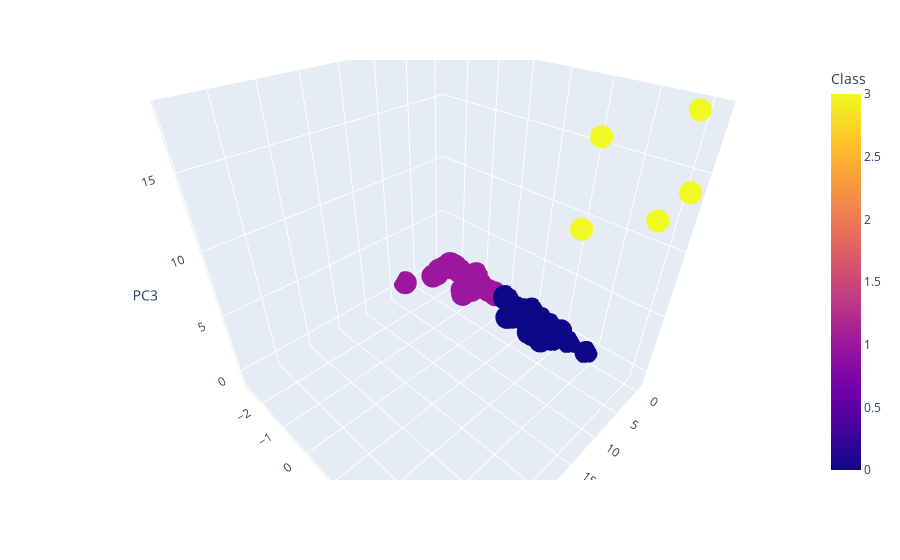

This figure's notebook cell:
### Markdown cell above
### Visualizing Results

#### 3D-Scatter with Clusters

### Code cell
# Create a 3D-Scatter with the PCA data and the clusters
fig = px.scatter_3d(clustered_crypto_df, x="PC1", y="PC2", z="PC3", hover_name="CoinName", hover_data=["Algorithm"], color="Class",)
fig.show()

### Figure 1 — Plotly figure (JSON) as saved in the notebook; plotly's stock layout.template omitted (floating-point values rounded to 4 significant figures; data arrays with more than 128 entries replaced by an {"elided": "..."} marker saying what was removed)
{"data": [{"customdata": {"elided": "532x1 str values"}, "hovertemplate": "<b>%{hovertext}</b><br><br>PC1=%{x}<br>PC2=%{y}<br>PC3=%{z}<br>Algorithm=%{customdata[0]}<br>Class=%{marker.color}<extra></extra>", "hovertext": {"elided": "532 str values"}, "legendgroup": "", "marker": {"color": {"elided": "532 int values"}, "coloraxis": "coloraxis", "symbol": "circle"}, "mode": "markers", "name": "", "scene": "scene", "showlegend": false, "type": "scatter3d", "x": {"elided": "532 float values"}, "y": {"elided": "532 float values"}, "z": {"elided": "532 float values"}}], "layout": {"autosize": true, "coloraxis": {"colorbar": {"title": {"text": "Class"}}, "colorscale": [[0, "#0d0887"], [0.1111, "#46039f"], [0.2222, "#7201a8"], [0.3333, "#9c179e"], [0.4444, "#bd3786"], [0.5556, "#d8576b"], [0.6667, "#ed7953"], [0.7778, "#fb9f3a"], [0.8889, "#fdca26"], [1, "#f0f921"]]}, "legend": {"tracegroupgap": 0}, "margin": {"t": 60}, "scene": {"aspectmode": "auto", "aspectratio": {"x": 1, "y": 1, "z": 1}, "camera": {"center": {"x": 0, "y": 0, "z": 0}, "eye": {"x": 0.8732, "y": 0.8732, "z": 0.8732}, "projection": {"type": "perspective"}, "up": {"x": 0, "y": 0, "z": 1}}, "domain": {"x": [0, 1], "y": [0, 1]}, "xaxis": {"title": {"text": "PC1"}, "type": "linear"}, "yaxis": {"title": {"text": "PC2"}, "type": "linear"}, "zaxis": {"title": {"text": "PC3"}, "type": "linear"}}}}
